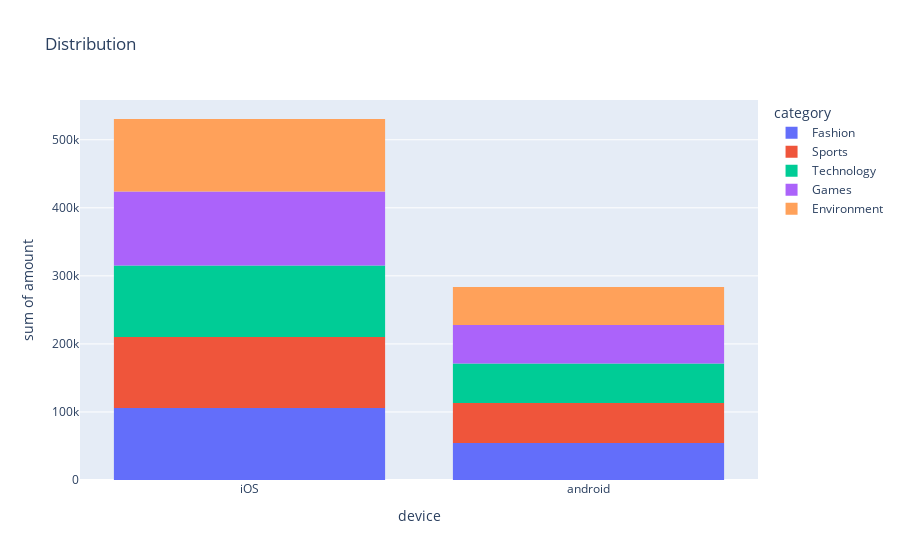

The notebook cell saved with this chart:
### Code cell
px.histogram(df,x = 'device', y ='amount',color = 'category',title = 'Distribution')

### Figure 1 — Plotly figure (JSON) as saved in the notebook; plotly's stock layout.template omitted (floating-point values rounded to 4 significant figures; data arrays with more than 128 entries replaced by an {"elided": "..."} marker saying what was removed)
{"data": [{"alignmentgroup": "True", "bingroup": "x", "histfunc": "sum", "hovertemplate": "category=Fashion<br>device=%{x}<br>sum of amount=%{y}<extra></extra>", "legendgroup": "Fashion", "marker": {"color": "#636efa", "pattern": {"shape": ""}}, "name": "Fashion", "offsetgroup": "Fashion", "orientation": "v", "showlegend": true, "type": "histogram", "x": {"elided": "4073 str values"}, "xaxis": "x", "y": {"elided": "4073 int values"}, "yaxis": "y"}, {"alignmentgroup": "True", "bingroup": "x", "histfunc": "sum", "hovertemplate": "category=Sports<br>device=%{x}<br>sum of amount=%{y}<extra></extra>", "legendgroup": "Sports", "marker": {"color": "#EF553B", "pattern": {"shape": ""}}, "name": "Sports", "offsetgroup": "Sports", "orientation": "v", "showlegend": true, "type": "histogram", "x": {"elided": "4179 str values"}, "xaxis": "x", "y": {"elided": "4179 int values"}, "yaxis": "y"}, {"alignmentgroup": "True", "bingroup": "x", "histfunc": "sum", "hovertemplate": "category=Technology<br>device=%{x}<br>sum of amount=%{y}<extra></extra>", "legendgroup": "Technology", "marker": {"color": "#00cc96", "pattern": {"shape": ""}}, "name": "Technology", "offsetgroup": "Technology", "orientation": "v", "showlegend": true, "type": "histogram", "x": {"elided": "4144 str values"}, "xaxis": "x", "y": {"elided": "4144 int values"}, "yaxis": "y"}, {"alignmentgroup": "True", "bingroup": "x", "histfunc": "sum", "hovertemplate": "category=Games<br>device=%{x}<br>sum of amount=%{y}<extra></extra>", "legendgroup": "Games", "marker": {"color": "#ab63fa", "pattern": {"shape": ""}}, "name": "Games", "offsetgroup": "Games", "orientation": "v", "showlegend": true, "type": "histogram", "x": {"elided": "4173 str values"}, "xaxis": "x", "y": {"elided": "4173 int values"}, "yaxis": "y"}, {"alignmentgroup": "True", "bingroup": "x", "histfunc": "sum", "hovertemplate": "category=Environment<br>device=%{x}<br>sum of amount=%{y}<extra></extra>", "legendgroup": "Environment", "marker": {"color": "#FFA15A", "pattern": {"shape": ""}}, "name": "Environment", "offsetgroup": "Environment", "orientation": "v", "showlegend": true, "type": "histogram", "x": {"elided": "4089 str values"}, "xaxis": "x", "y": {"elided": "4089 int values"}, "yaxis": "y"}], "layout": {"autosize": true, "barmode": "relative", "legend": {"title": {"text": "category"}, "tracegroupgap": 0}, "title": {"text": "Distribution"}, "xaxis": {"anchor": "y", "autorange": true, "domain": [0, 1], "range": [-0.5, 1.5], "title": {"text": "device"}, "type": "category"}, "yaxis": {"anchor": "x", "autorange": true, "domain": [0, 1], "range": [0, 558400.0], "title": {"text": "sum of amount"}, "type": "linear"}}}
